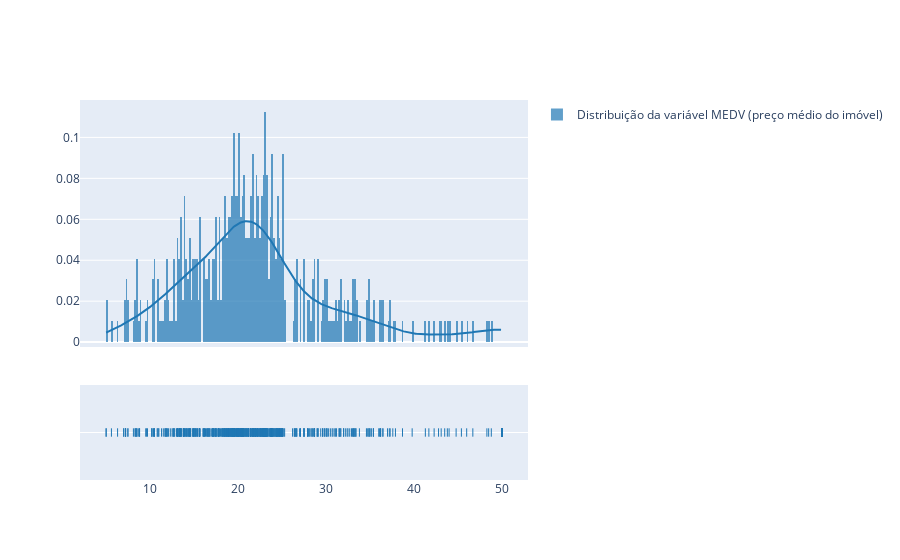

Source (notebook cell):
### Code cell
import plotly.figure_factory as ff
labels = ["Distribuição da variável MEDV (preço médio do imóvel)"]
fig = ff.create_distplot([df.MEDV], labels, bin_size=.2)
fig.show()

### Figure 1 — Plotly figure (JSON) as saved in the notebook; plotly's stock layout.template omitted (floating-point values rounded to 4 significant figures; data arrays with more than 128 entries replaced by an {"elided": "..."} marker saying what was removed)
{"data": [{"histnorm": "probability density", "legendgroup": "Distribuição da variável MEDV (preço médio do imóvel)", "marker": {"color": "rgb(31, 119, 180)"}, "name": "Distribuição da variável MEDV (preço médio do imóvel)", "opacity": 0.7, "type": "histogram", "x": {"elided": "506 float values"}, "xaxis": "x", "xbins": {"end": 50, "size": 0.2, "start": 5}, "yaxis": "y"}, {"legendgroup": "Distribuição da variável MEDV (preço médio do imóvel)", "marker": {"color": "rgb(31, 119, 180)"}, "mode": "lines", "name": "Distribuição da variável MEDV (preço médio do imóvel)", "showlegend": false, "type": "scatter", "x": {"elided": "500 float values"}, "xaxis": "x", "y": {"elided": "500 float values"}, "yaxis": "y"}, {"legendgroup": "Distribuição da variável MEDV (preço médio do imóvel)", "marker": {"color": "rgb(31, 119, 180)", "symbol": "line-ns-open"}, "mode": "markers", "name": "Distribuição da variável MEDV (preço médio do imóvel)", "showlegend": false, "type": "scatter", "x": {"elided": "506 float values"}, "xaxis": "x", "y": {"elided": "506 str values"}, "yaxis": "y2"}], "layout": {"autosize": true, "barmode": "overlay", "hovermode": "closest", "legend": {"traceorder": "reversed"}, "xaxis": {"anchor": "y2", "autorange": true, "domain": [0, 1], "range": [2.246, 52.75], "type": "linear", "zeroline": false}, "yaxis": {"anchor": "free", "autorange": true, "domain": [0.35, 1], "position": 0, "range": [-0.002386, 0.1183], "type": "linear"}, "yaxis2": {"anchor": "x", "autorange": true, "domain": [0, 0.25], "dtick": 1, "range": [-1, 1], "showticklabels": false, "type": "category"}}}
